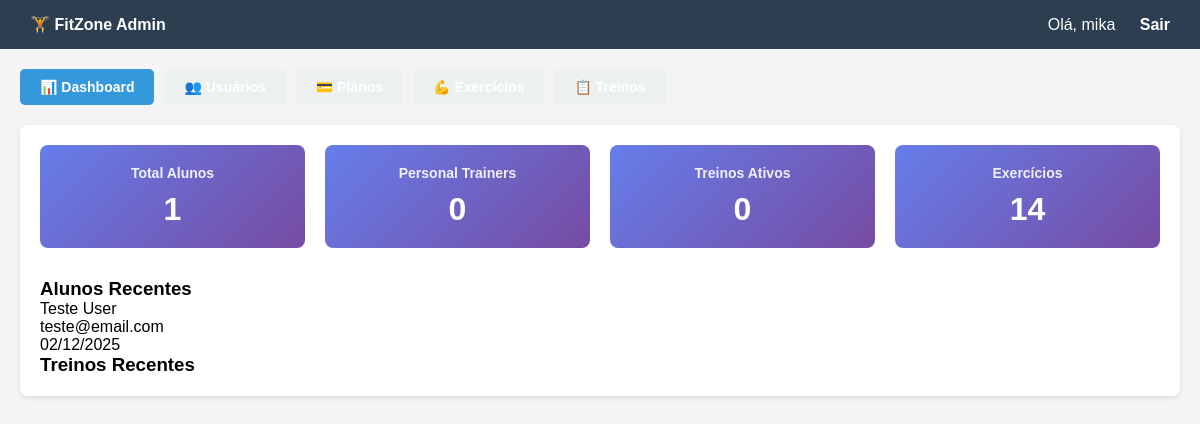
The app's page /app/admin/index.php (signed in), older data.
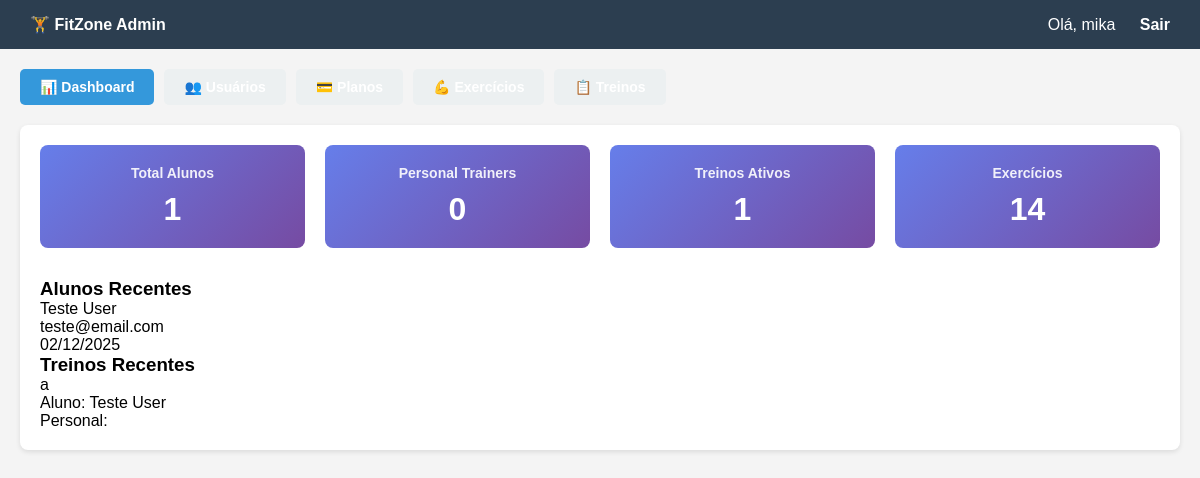
The same page, newer data.
### tables this page shows
CREATE TABLE alunos (
    id INTEGER PRIMARY KEY AUTOINCREMENT,
    nome TEXT NOT NULL,
    email TEXT NOT NULL UNIQUE,
    senha TEXT NOT NULL,
    altura REAL,
    peso REAL,
    plano_id INTEGER DEFAULT 1,
    personal_id INTEGER,
    created_at TEXT DEFAULT CURRENT_TIMESTAMP,
    FOREIGN KEY (plano_id) REFERENCES planos(id),
    FOREIGN KEY (personal_id) REFERENCES personais(id) ON DELETE SET NULL
);

CREATE TABLE treinos (
    id INTEGER PRIMARY KEY AUTOINCREMENT,
    aluno_id INTEGER NOT NULL,
    personal_id INTEGER NOT NULL,
    nome TEXT NOT NULL,
    descricao TEXT,
    ativo INTEGER DEFAULT 1,
    created_at TEXT DEFAULT CURRENT_TIMESTAMP,
    FOREIGN KEY (aluno_id) REFERENCES alunos(id) ON DELETE CASCADE,
    FOREIGN KEY (personal_id) REFERENCES personais(id) ON DELETE CASCADE
);

### app/db.php (called while the page is built, shortened)
<?php
class BancoDeDados {
    private $pdo;
    public function __construct() {
        $dbPath = __DIR__ . '/../data/fitzone.db';
        $dbDir = dirname($dbPath);
        $dbExists = file_exists($dbPath);
        $dsn = "sqlite:{$dbPath}";
        $this->pdo = new \PDO($dsn, null, null, [
            \PDO::ATTR_ERRMODE => \PDO::ERRMODE_EXCEPTION,
            \PDO::ATTR_DEFAULT_FETCH_MODE => \PDO::FETCH_ASSOC,
        ]);
    }
    public function ler($tabela) {
        $stmt = $this->pdo->query("SELECT * FROM `{$tabela}`");
        return $stmt->fetchAll();
    }
    public function consultar($sql, $params = []) {
        $stmt = $this->pdo->prepare($sql);
        $stmt->execute();
        return $stmt->fetchAll();
    }
}

### app/admin/index.php (the view, shortened to what this page needs)
<?php
require_once __DIR__ . '/../db.php';
$db = new BancoDeDados();
$totalAlunos = count($db->ler('alunos'));
$totalPersonais = count($db->ler('personais'));
$totalTreinos = count($db->ler('treinos'));
$totalExercicios = count($db->ler('exercicios'));
$alunosRecentes = $db->consultar('SELECT * FROM alunos ORDER BY created_at DESC LIMIT 5');
$treinosRecentes = $db->consultar('
    SELECT t.*, a.nome as aluno_nome, p.nome as personal_nome
    FROM treinos t
    LEFT JOIN alunos a ON t.aluno_id = a.id
    LEFT JOIN personais p ON t.personal_id = p.id
    ORDER BY t.created_at DESC LIMIT 5
');
?>
<!DOCTYPE html>
<html lang="pt-br">
<head>
</head>
<body>
    <nav>
        <div>
            <a href="../index.php">🏋️ FitZone Admin</a>
        </div>
        <div>
            <span>Olá, <?= htmlspecialchars($_SESSION['usuario_nome'] ?? 'Admin') ?></span>
            <a href="../logout.php" style="margin-left: 20px;">Sair</a>
        </div>
    </nav>
    <div class="container">
        <div class="tabs">
            <button onclick="switchTab('dashboard')" class="tab-btn active" data-tab="dashboard">
                📊 Dashboard
            </button>
            <button onclick="switchTab('usuarios')" class="tab-btn" data-tab="usuarios">
                👥 Usuários
            </button>
            <button onclick="switchTab('planos')" class="tab-btn" data-tab="planos">
                💳 Planos
            </button>
            <button onclick="switchTab('exercicios')" class="tab-btn" data-tab="exercicios">
                💪 Exercícios
            </button>
            <button onclick="switchTab('treinos')" class="tab-btn" data-tab="treinos">
                📋 Treinos
            </button>
        </div>
        <div id="tab-dashboard" class="tab-content active">
            <div class="stats">
                <div class="stat-card">
                    <h3>Total Alunos</h3>
                    <p><?= $totalAlunos ?></p>
                </div>
                <div class="stat-card">
                    <h3>Personal Trainers</h3>
                    <p><?= $totalPersonais ?></p>
                </div>
                <div class="stat-card">
                    <h3>Treinos Ativos</h3>
                    <p><?= $totalTreinos ?></p>
                </div>
                <div class="stat-card">
                    <h3>Exercícios</h3>
                    <p><?= $totalExercicios ?></p>
                </div>
            </div>
            <div>
                <div>
                    <h3>Alunos Recentes</h3>
                    <div>
                        <?php foreach ($alunosRecentes as $aluno): ?>
                        <div>
                            <p><?= htmlspecialchars($aluno['nome']) ?></p>
                            <p><?= htmlspecialchars($aluno['email']) ?></p>
                            <p><?= date('d/m/Y', strtotime($aluno['created_at'])) ?></p>
                        </div>
                        <?php endforeach; ?>
                    </div>
                </div>
                <div>
                    <h3>Treinos Recentes</h3>
                    <div>
                        <?php foreach ($treinosRecentes as $treino): ?>
                        <div>
                            <p><?= htmlspecialchars($treino['nome']) ?></p>
                            <p>Aluno: <?= htmlspecialchars($treino['aluno_nome']) ?></p>
                            <p>Personal: <?= htmlspecialchars($treino['personal_nome']) ?></p>
                        </div>
                        <?php endforeach; ?>
                    </div>
                </div>
            </div>
        </div>
    </div>
</body>
</html>

Row changes from the older to the newer data that the page shows:
added treinos: nome "a", aluno.nome "Teste User"
Text that changed along with them:
$totalTreinos: "0" → "1"
